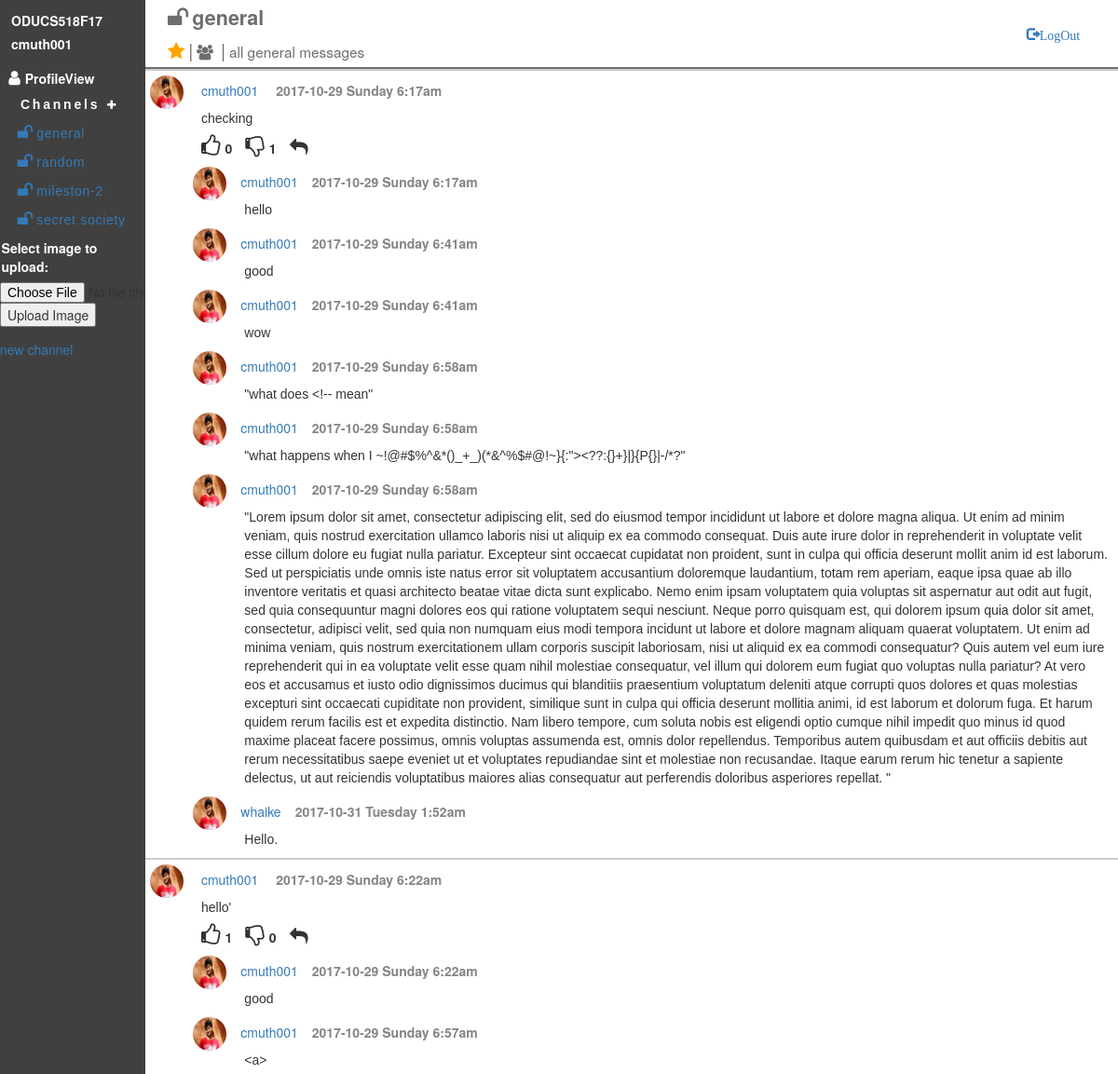
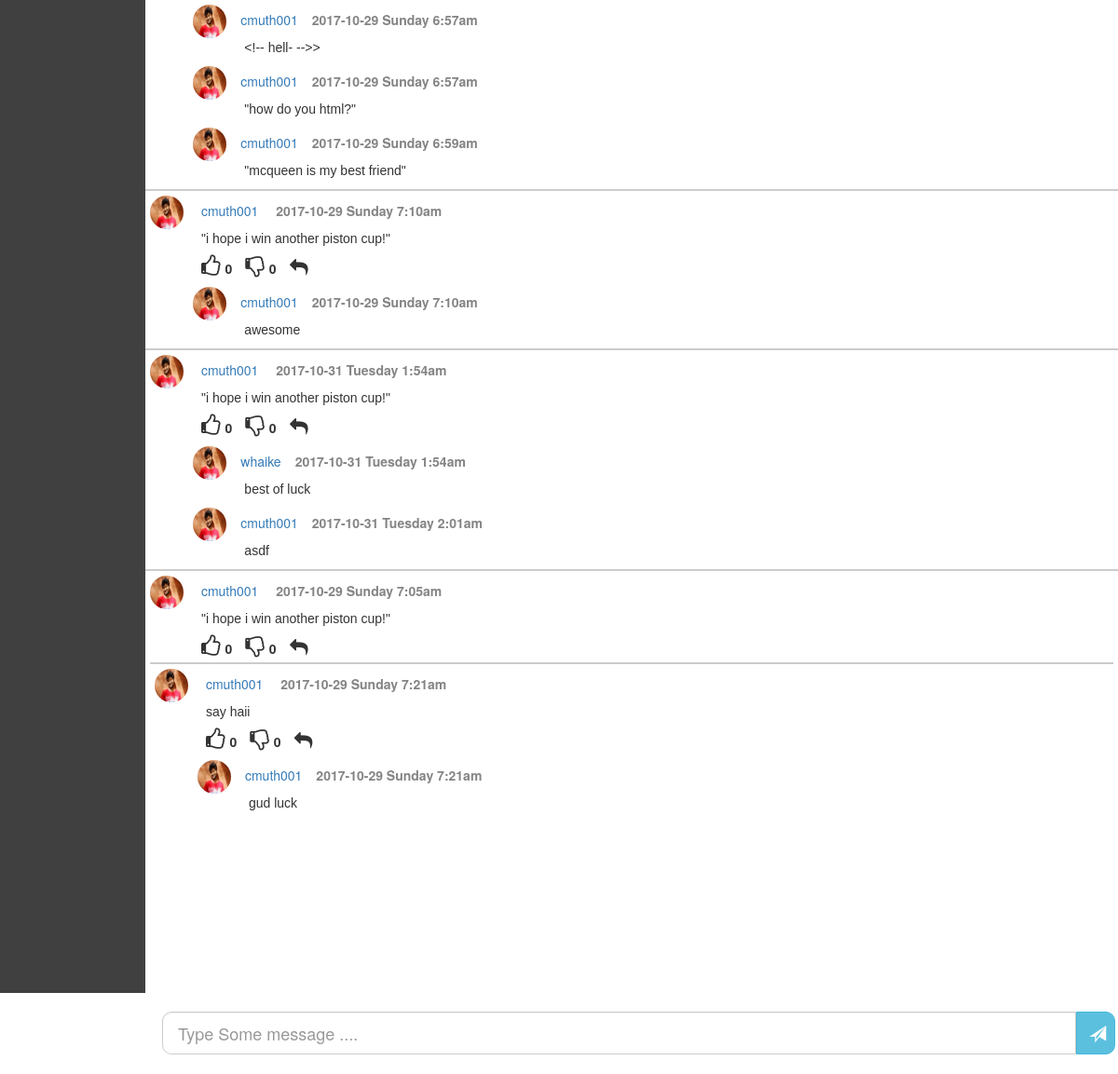
/index.php?channel=1 (signed in), run on the app's committed database (2 pictures, top to bottom).
### tables this page shows
CREATE TABLE IF NOT EXISTS `users` (
  `email` varchar(50) NOT NULL,
  `user_name` varchar(20) NOT NULL,
  `display_name` varchar(20) NOT NULL,
  `status` varchar(50) NOT NULL DEFAULT 'Available',
  `mode_id` int(10) NOT NULL DEFAULT '0',
  `display_pic` varchar(50) NOT NULL DEFAULT 'no pic',
  `description` varchar(200) NOT NULL DEFAULT 'bio',
  `password` varchar(20) NOT NULL,
  `phone_no` int(13) DEFAULT NULL,
  `skype_id` varchar(20) NOT NULL DEFAULT 'skype id',
  `timestamp` timestamp NOT NULL DEFAULT CURRENT_TIMESTAMP ON UPDATE CURRENT_TIMESTAMP
);

CREATE TABLE IF NOT EXISTS `channels` (
  `channel_id` int(20) NOT NULL,
  `channel_name` varchar(20) NOT NULL,
  `purpose` varchar(50) NOT NULL,
  `created_by_user_email` varchar(20) NOT NULL,
  `createdon` timestamp NOT NULL DEFAULT '0000-00-00 00:00:00' ON UPDATE CURRENT_TIMESTAMP,
  `access_specifiers` tinyint(1) NOT NULL DEFAULT '0'
);

CREATE TABLE IF NOT EXISTS `userChannels` (
  `user_email` varchar(20) NOT NULL,
  `channel_id` int(10) NOT NULL,
  `channel_name` varchar(20) NOT NULL,
  `isPublic` tinyint(1) NOT NULL DEFAULT '0',
  `join_time` timestamp NOT NULL DEFAULT CURRENT_TIMESTAMP ON UPDATE CURRENT_TIMESTAMP,
  `starred` tinyint(1) NOT NULL DEFAULT '0'
);

CREATE TABLE IF NOT EXISTS `channel_messages` (
  `cmessage_id` int(10) NOT NULL,
  `channel_id` int(10) NOT NULL,
  `cuser_email` varchar(20) NOT NULL,
  `channel_message` text NOT NULL,
  `has_thread` tinyint(4) NOT NULL DEFAULT '0',
  `cmsg_timestamp` timestamp NOT NULL DEFAULT CURRENT_TIMESTAMP ON UPDATE CURRENT_TIMESTAMP
);

CREATE TABLE IF NOT EXISTS `threaded_messages` (
  `thread_id` bigint(100) NOT NULL,
  `message_id` int(100) NOT NULL,
  `user_email` varchar(50) NOT NULL,
  `message` text NOT NULL,
  `createdon` timestamp NOT NULL DEFAULT CURRENT_TIMESTAMP
);

### sqlQueries.php (the view, shortened to what this page needs)
<?php
$conn = new mysqli(DB_HOST, DB_USER, DB_PASSWORD,DB_NAME)
	OR die ('Could not connect to MySQL: '.mysql_error());
function getUserDetails($email){
	global $conn;
	$sql = "SELECT * FROM users where email= '".$email."'";
    $result = $conn->query($sql);
    $row = $result->fetch_assoc();
    return $row;
}
function getChannelName($channel_id){
	global $conn;
	$sql = "SELECT * FROM channels where channel_id="."'$channel_id'";
	$result = mysqli_query($conn, $sql);
	$row = $result->fetch_assoc();
	return $row;
}
function getAllChannels($email){
	global $conn;
	$sql = "SELECT * FROM userChannels where user_email="."'$email'";;
    $result = mysqli_query($conn, $sql);
    $string = "";
    while(($row = mysqli_fetch_assoc($result)))
	{
    	$string=$string."<li ><a class= 'listbg' href=index.php?channel=".$row['channel_id']."#scrollBottom><i style='font-size: 126%;padding-right: 3%;' class='fa'>&#xf09c;</i>".$row['channel_name']."</a></li>";
	}
	return $string;
}
function getChannelMessages($channel_id){
	global $conn;
	$sql = "SELECT * FROM `channel_messages` join users on users.email=channel_messages.cuser_email where channel_id="."'$channel_id'";
    $result = mysqli_query($conn, $sql);
    $string = "<div class = 'message_wrapper'>";
    while(($row = mysqli_fetch_assoc($result)))
	{
		$likeCountQuery = "SELECT COUNT(*) as likeCount FROM `channel_message_reaction` where message_id=".$row['cmessage_id']." and emoji_id=1";
		$dislikeCountQuery = "SELECT COUNT(*) as dislikeCount FROM `channel_message_reaction` where message_id=".$row['cmessage_id']." and emoji_id=2";
		$likeList = "SELECT *  FROM `channel_message_reaction` join users on users.email=channel_message_reaction.user_email where message_id=".$row['cmessage_id']." and emoji_id=1";
		$dislikeList = "SELECT * FROM `channel_message_reaction` join users on users.email=channel_message_reaction.user_email where message_id=".$row['cmessage_id']." and emoji_id=2";
		$likeResult = mysqli_query($conn,$likeCountQuery);
		$dislikeResult = mysqli_query($conn,$dislikeCountQuery);
		$likeUsersList = mysqli_query($conn,$likeList);
		$dislikeUsersList = mysqli_query($conn,$dislikeList);
		$likeCount = mysqli_fetch_assoc($likeResult);
		$dislikeCount = mysqli_fetch_assoc($dislikeResult);
		$likeStr='';
		$dislikeStr='';
		while(($likeUser = mysqli_fetch_assoc($likeUsersList)))
		{
			if($likeUser['email']===$_SESSION['email']){
				$likeStr=$likeStr."You, ";
			}else{
				$likeStr=$likeStr.$likeUser['display_name'].",";
			}
		}
		while(($dislikeUser = mysqli_fetch_assoc($dislikeUsersList)))
		{
			if($dislikeUser['email']===$_SESSION['email']){
				$dislikeStr=$dislikeStr."You, ";
			}else{
				$dislikeStr=$dislikeStr.$dislikeUser['display_name'].",";
			}
		}
		$date = date_create($row['cmsg_timestamp']);
		$time = date_format($date, 'Y-m-d l g:ia');
		$message = htmlspecialchars($row['channel_message']);
		$replyMsg = "replyMsg".$row['cmessage_id'];
		$myForm = "myForm".$row['cmessage_id'];
		$contactImg = "./assets/images/".$row['email'].".jpg";
    	$string=$string."<div class='right'>
    						<img src='$contactImg' alt='Contact_Img' class='contact_Img'>
    						<a href= ''>".$row['display_name']."</a>
    						<label class = 'timeStamp'>".$time."</label>
    						<div class= 'textMessage'>
    							<span>".$message."</span>
    						</div>
    						<div class = 'reaction'>
    							<label class='likeIcon' data-toggle='tooltip' title='$likeStr' style='font-size:24px' emoji_id = '1' name = 'like' id =".$row['cmessage_id']." onclick = 'reactionFunction(".$row['cmessage_id'].","."\"".$_SESSION['email']."\"".",1)' ><i class='fa fa-thumbs-o-up'></i></label><label class=likeCount".$row['cmessage_id'].">".$likeCount['likeCount']."</label>
    							<label class = 'dislikeIcon'data-toggle='tooltip' title='$dislikeStr' style='font-size:24px' emoji_id = '2' name = 'dislike' id =".$row['cmessage_id']." onclick = 'reactionFunction(".$row['cmessage_id'].","."\"".$_SESSION['email']."\"".",2)' ><i class='fa fa-thumbs-o-down'></i></label><label class=dislikeCount".$row['cmessage_id'].">".$dislikeCount['dislikeCount']."</label>
    							<label class = 'replyMsgIcon' id=".$row['cmessage_id']." ><i class='fa fa-reply' aria-hidden='true'></i></label>
    						</div>
    						";
    	$stringThread = "<div class = 'thread_wrapper'>";
    	if($row['has_thread']==1){
    		$threadsql = "SELECT * FROM `threaded_messages` join users on users.email=threaded_messages.user_email where message_id=".$row['cmessage_id'];
			$threadResult = mysqli_query($conn, $threadsql);
			while(($threadrow = mysqli_fetch_assoc($threadResult)))
			{
				$ThreadDate = date_create($threadrow['createdon']);
				$threadTime = date_format($ThreadDate, 'Y-m-d l g:ia');
				$threadMessage = htmlspecialchars($threadrow['message']);
				$stringThread=$stringThread."<div id =".$row['cmessage_id']." class='thread'>
												<img src='$contactImg' alt='Contact_Img' class='contact_Img'><a href= ''>".$threadrow['display_name']."</a><label class = 'timeStamp'>".$threadTime."</label>
					    						<div class= 'textMessage'><span>".$threadMessage."</span></div>
											</div>";
			}
			$stringThread = $stringThread."</div>";
		}
		$string=$string.$stringThread."
							<div class = '$replyMsg input-group input-group-lg textinput' style='display:none;'>
    							<form id = '$myForm' class = '' method ='post'>
    								<input type='hidden' name='user' id='user' value=".$_SESSION['email']." >
    								<input type='hidden' name='msgId' id='msgId' value=".$row['cmessage_id']." >
    								<input type='hidden' name='channel' id='channel' value='$channel_id' >
    								<input type='text' id='txt' class='form-control' name = 'message' style  = 'width: 95%;border: 2px solid #bfc4bd;border-bottom-left-radius: 10px;border-top-left-radius: 10px;' placeholder= 'Type Some message ....' aria-describedby='sizing-addon1' autofocus required>
    								<button type='submit' id = ".$row['cmessage_id']." class='btn btn-info btn-md replyButton'><span class='glyphicon glyphicon-send'></span> </button>
    							</form>
    						</div>
    						</div>";
	}
	$string = $string."<div id = 'scrollBottom'></div></div>";
	return $string;
}
 ?>

### index.php (shortened to what this page needs)
<?php
include_once "sqlQueries.php";
?>
<html>
	<head>
		<link rel="stylesheet" type="text/css" href="index.css">
		<link rel="stylesheet" type="text/css" href="messages/messages.css">
		<link rel="stylesheet" href="https://maxcdn.bootstrapcdn.com/bootstrap/3.3.7/css/bootstrap.min.css">
		<link rel="stylesheet" href="https://cdnjs.cloudflare.com/ajax/libs/font-awesome/4.7.0/css/font-awesome.min.css">
		<link rel="stylesheet" type="text/css" href="css/tags/jquery-ui.css">
		<link rel="stylesheet" type="text/css" href="css/tags/bootstrap-tokenfield.css">
		<link rel="stylesheet" type="text/css" href="css/tags/bootstrap-tokenfield.css">
	</head>
	<body>
		<div class="container nopadding col-xs-12" >
			<div class = "col-xs-12 nopadding ">
				<div  class = " col-xs-3 nopadding" style="background-color: #404040;width: 13%;height: 74px;color: white;padding: 1% !important;
">
					<div><label>ODUCS518F17</label></div>
						<div><label><?php $result = getUserDetails($_SESSION['email']); echo $result['display_name']?></label></div>
				</div>
				<div class="col-xs-9 nopadding" style="width: 87%;height: 74px;border-bottom: 0.15em solid #706c6c;background-color: white;padding-left: 2% !important; padding-top: 4px !important;;
">					<div class ="col-xs-5 nopadding ">
						<div><i style='font-size: 170%;padding-right: 1%;color: #706c6c;' class='fa'>&#xf09c;</i><label class = 'channel_title'><b>
							<?php
								if (isset($_GET["channel"])){
									$result = getChannelName($_GET["channel"]);
								}else{
									$result ="";
								}
								echo $result['channel_name']
							?>
							</b></label>
						</div>
						<div class = "detailsOfChannel">
							<span class="fa fa-star checked"></span>
							<span class= "divider">|</span>
							<i style='font-size: 117%;padding-right: 1%;color: #706c6c;' class="fa fa-users" aria-hidden="true"></i>
							<span class= "divider">|</span>
							<span class = "purposeChannel">
								<?php
								if (isset($_GET["channel"])){
									$result = getChannelName($_GET["channel"]);
								}else{
									$result = "";
								}
								echo $result['purpose']
							?>
							</span>
						</div>
					</div>
					<div class = "logout">
						<a href="./signOut.php">
          					<span class="glyphicon glyphicon-log-out">LogOut</span>
        				</a>
					</div>
				</div>
			</div>
			<div class="col-xs-12 nopadding">
		        <div class="col-xs-3  leftSideMenu nopadding">
		        	<div class = "profileView">
		        		<b><a class= 'link' href= "profilePage.php?email=<?php echo $_SESSION['email']; ?>" ><i class="fa fa-user" aria-hidden="true" style ='font-size: 126%;padding-right: 3%;'></i>ProfileView</a></b>
		        	</div>
		            <div >
		                <ul class="col-xs-12 nav nav-list nopadding">
		                    <li>
		                    	<div class="col-xs-12 channeldiv">
		                    		<div class="col-xs-11 nopadding">
		                    			<b><a class ="link" href= "">Channels</a></b>
		                    			<button class="btn  btn-sm  btn-circle addChannel" data-toggle="modal" data-target="#myModal"><i class="fa fa-plus"></i></button>
		                    		</div>
	        					</div>
	        					<div id="Channel">
				                        <ul class="nav nav-list tree starredList">
				                 			<?php
				                 				$user_array = getUserDetails($_SESSION['email']);
				                            	$result =getAllChannels($user_array['email']);
				                            	echo $result
				                            ?>
				                        </ul>
		                    	</div>
		                    </li>
		                   	<li>
			                   	<form action="./uploadImage.php"  id = 'imgForm' method="post" enctype="multipart/form-data">
			                        <div style="background-color: #404040;color: white;padding: 1% !important;"><label>Select image to upload:</label></div>
			                        <input type="file" name="fileToUpload" id="fileToUpload">
			                        <input type="submit" value="Upload Image" name="submit">
			                    </form>
		                	</li>
		                	<a href = 'newChannel.php'>new channel</a>
			                            <?php $result =getAllUsers();echo $result ?>
		                </ul>
		            </div>
		        </div>
		        <div id="message_container" class ="col-xs-10 headrow nopadding" style="width:87%;min-height:93%;background-color: white; ">
		        	<div class ="col-xs-12 nopadding " style="height:91%;overflow-y: auto; overflow-x: hidden;position:relative;">
			        	<?php
			        		if (isset($_GET["channel"])){
			        			$result =getChannelMessages($_GET["channel"]);
			        		}else{
			        			$result ="<h1 class ='emptyChannel'>Please select channel</h1>";
			        		}
			        		echo $result
			        	?>
		        	</div>
		        	 <form action = "<?php echo htmlspecialchars("messages/messages.php") ?>" method = "post">
			        	<div id="footer" class ="col-xs-12 nopadding ">
			        		<div class="input-group input-group-lg textinput">
		  							<input type="text" class="form-control " name = "message" style  = "width: 94%;border-top-left-radius: 10px;border-bottom-left-radius: 10px;" placeholder= "Type Some message ...." aria-describedby="sizing-addon1" autofocus required>
		  							<button type="submit" class="btn btn-info btn-lg btnsend"><span class="glyphicon glyphicon-send"></span> </button>
							</div>
			        	</div>
			        </form>
		        </div>
			</div>
	</div>
	</body>
</html>

### index.css (style rules this page uses)
.headrow { height: 70px; }
.leftSideMenu { background-color: #404040; width:13% !important; padding: 0px 0; overflow-y: auto; overflow-x: hidden; height: 93%; }
.listbg { font-family: "Comic Sans MS", cursive, sans-serif; letter-spacing: 0.05em; margin-bottom: 5px; padding: 2% 12% !important; }
head,body { width: 100%; margin: 0 auto; overflow: hidden; }
.nopadding { padding: 0px !important; }
#footer { position: fixed; bottom: 0; width: 87%; min-height: 4.8em !important; }
.starredList { margin-top: 10%; }
.channeldiv { background-color: transparent; padding-bottom: 5%; padding-top: 5%; font-family: "Comic Sans MS", cursive, sans-serif; letter-spacing: 0.2em; }
.textinput { margin-left: 18px; width: 100%; }
.link { color:white; padding-left: 6%; }
.btnsend { padding: 13px !important; border-top-right-radius: 10px !important; border-bottom-right-radius: 10px !important; border-top-left-radius: 0px !important; border-bottom-left-radius: 0px !important; width: 4%; }
.channel_title { font-size: 154%; color: #706c6c; }
.checked { color: orange; font-size: 141% !important; }
.divider { font-size: 140%; color: #706c6c; }
.purposeChannel { font-size: 110%; color: #706c6c; }
.addChannel { background-color: #404040; color: white; padding: 0px !important; }
.likeIcon { font-size: 25px; margin-left: 55px; padding-right: 5px; margin-top: 7px; }
.dislikeIcon { font-size: 25px; padding-right: 5px; padding-left: 10px; }
.replyMsgIcon { font-size: 140%; cursor: pointer; margin-left: 1%; }

### messages/messages.css (style rules this page uses)
.right { margin-left: 0px; padding: 5px 5px; background-color: white; border-top: 2px solid #ccc; }
.thread { margin-left: 4%; padding: 5px 5px; background-color: white; }
.timeStamp { margin-left: 15px !important; opacity: 0.6 !important; }
.contact_Img { width: 36px; height: 36px; margin-right: 15px; border-radius: 50%; }
.textMessage { margin-left: 55px; font-family: "Comic Sans MS", cursive, sans-serif; word-wrap: break-word; }
.logout { float: right; margin-right: 4%; margin-top: 1.7em; }

### data on the page
users: display_name "cmuth001", email (picture), display_name "cmuth001 cmuth001 cmuth001 cmuth001 cmuth001 cmuth001", display_name "cmuth001 cmuth001 cmuth001 cmuth001 cmuth001 cmuth001 cmuth001 cmuth001 cmuth001 cmuth001 cmuth001 cmuth001"
channels: channel_name "general", purpose "all general messages"
userchannels: channel_name "general"
userchannels: channel_name "random"
userchannels: channel_name "mileston-2"
userchannels: channel_name "secret society"
channel_messages: cmsg_timestamp "2017-10-29 Sunday 6:17am", channel_message "checking"
threaded_messages: createdon "2017-10-29 Sunday 6:17am", message "hello"
threaded_messages: createdon "2017-10-29 Sunday 6:41am", message "good"
threaded_messages: createdon "2017-10-29 Sunday 6:41am", message "wow"
threaded_messages: createdon "2017-10-29 Sunday 6:58am", message "\"what does <!-- mean\""
threaded_messages: createdon "2017-10-29 Sunday 6:58am", message "\"what happens when I ~!@#$%^&*()_+_)(*&^%$#@!~}{:\"><??:{}+}|}{P{}|-/*?\""
threaded_messages: createdon "2017-10-29 Sunday 6:58am", message "\"Lorem ipsum dolor sit amet, consectetur adipiscing elit, sed do eiusmod tempor incididunt ut labore et dolore magna aliqua. Ut enim ad minim veniam, quis nostrud exercitation ullamco laboris nisi ut aliquip ex ea commodo consequat. Duis aute irure dolor in reprehenderit in voluptate velit esse cillum dolore eu fugiat nulla pariatur. Excepteur sint occaecat cupidatat non proident, sunt in culpa qui officia deserunt mollit anim id est laborum. Sed ut perspiciatis unde omnis iste natus error sit voluptatem accusantium doloremque laudantium, totam rem aperiam, eaque ipsa quae ab illo inventore veritatis et quasi architecto beatae vitae dicta sunt explicabo. Nemo enim ipsam voluptatem quia…"
users: display_name "whaike whaike"
threaded_messages: createdon "2017-10-31 Tuesday 1:52am", message "Hello."
channel_messages: cmsg_timestamp "2017-10-29 Sunday 6:22am", channel_message "hello'"
threaded_messages: createdon "2017-10-29 Sunday 6:22am", message "good"
threaded_messages: createdon "2017-10-29 Sunday 6:57am", message "<a>"
threaded_messages: createdon "2017-10-29 Sunday 6:57am", message "<!-- hell- -->>"
threaded_messages: createdon "2017-10-29 Sunday 6:57am", message "\"how do you html?\""
threaded_messages: createdon "2017-10-29 Sunday 6:59am", message "\"mcqueen is my best friend\""
channel_messages: cmsg_timestamp "2017-10-29 Sunday 7:10am", channel_message "\"i hope i win another piston cup!\""
threaded_messages: user_email.display_name "cmuth001", createdon "2017-10-29 Sunday 7:10am", message "awesome"
channel_messages: cmsg_timestamp "2017-10-31 Tuesday 1:54am", channel_message "\"i hope i win another piston cup!\""
threaded_messages: createdon "2017-10-31 Tuesday 1:54am", message "best of luck"
threaded_messages: createdon "2017-10-31 Tuesday 2:01am", message "asdf"
channel_messages: cmsg_timestamp "2017-10-29 Sunday 7:05am", channel_message "\"i hope i win another piston cup!\""
channel_messages: cmsg_timestamp "2017-10-29 Sunday 7:21am", channel_message "say haii"
threaded_messages: user_email.display_name "cmuth001", createdon "2017-10-29 Sunday 7:21am", message "gud luck"

### other printed values
$likeCount['likeCount'] "0 1 0 0 0 0"
$dislikeCount['dislikeCount'] "1 0 0 0 0 0"
